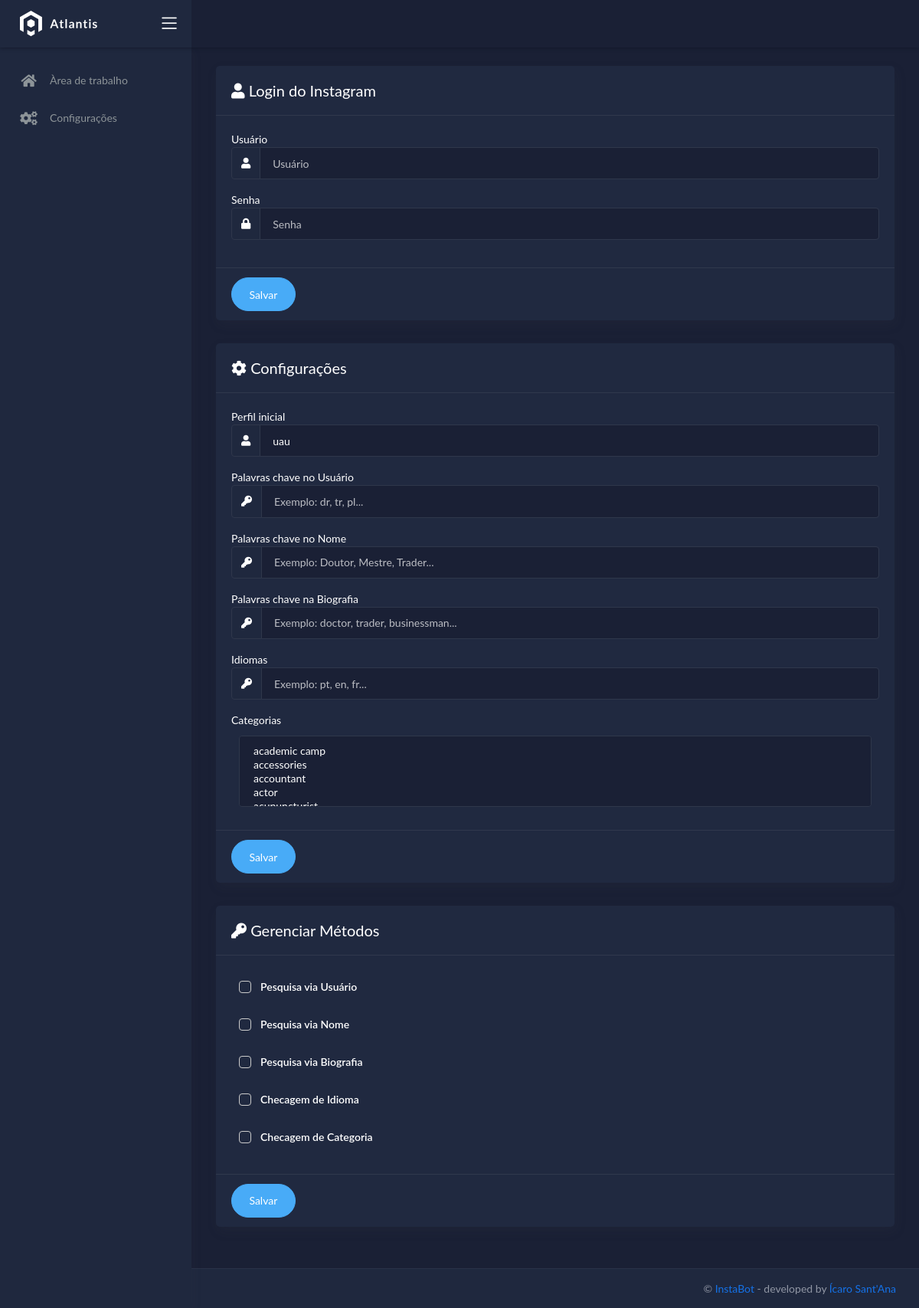
The app's page /settings, older data.
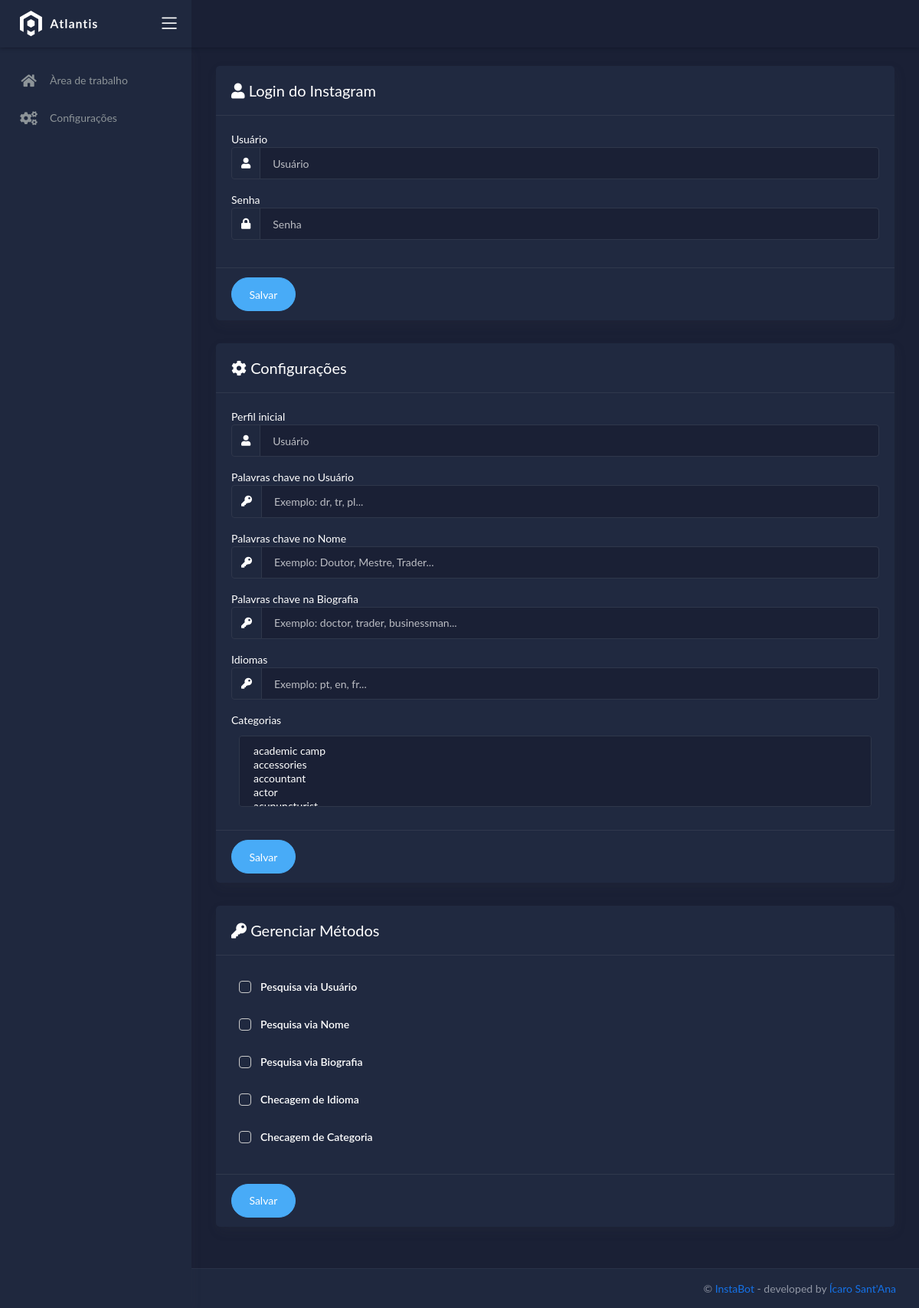
The same page, newer data.
### tables this page shows
CREATE TABLE SETTINGS
            (ID INTEGER PRIMARY KEY AUTOINCREMENT     NOT NULL,
            NAME           TEXT    NOT NULL,
            VALUE           TEXT    NOT NULL);

### run.py (the view, shortened to what this page needs)
@app.route('/settings', methods=['GET', 'POST'])
def settings():
    lista = []
    categories = open('./includes/categories.txt', 'r')
    for line in categories.readlines():
        lista.append(line.strip())
    return render_template('pages/settings.html', username=db.get('username'), password=db.get('password'), usersearch=db.get('usersearch'), userkeywords=db.get('userkeywords'), namekeywords=db.get('namekeywords'), biokeywords=db.get('biokeywords'), langkeywords=db.get('langkeywords'), categories=lista, cuser=verify(db.get('checkuser')), cname=verify(db.get('checkname')), cbio=verify(db.get('checkbio')), clang=verify(db.get('checklang')), ccategories=verify(db.get('checkcategories')))

### includes/db.py (called while the page is built)
    def get(self, name):
        try:
            lock.acquire(True)
            self.conne.execute("SELECT * FROM SETTINGS WHERE NAME = ?", [name])
            for i in self.conne.fetchall():
                return i[2]
        finally:
            lock.release()

### run.py (called while the page is built)
def verify(value):
    if value != "on":
        return ''
    else:
        return 'checked'

### templates/pages/settings.html (shortened to what this page needs)
{% extends "layouts/base.html" %}
{% block content %}
<div class="content">
    <div class="page-inner">
        <div class="row">
          <div class="col-md-12">
            <div class="card">
                <div class="card-header">
                  <h3 class="card-title"><i class="fas fa-user"></i> Login do Instagram</h3>
                </div>
                <form role="role" method="POST">
                  <div class="card-body">
                    <label>Usuário</label>
                    <div class="input-group mb-3">
                      <div class="input-group-prepend">
                        <span class="input-group-text"><i class="fas fa-user"></i></span>
                      </div>
                      <input type="user" class="form-control" name="username" placeholder="Usuário" {% if username != None %} value="{{username}}" {% endif %}  required>
                    </div>
                    <label>Senha</label>
                    <div class="input-group mb-3">
                      <div class="input-group-prepend">
                        <span class="input-group-text"><i class="fas fa-lock"></i></span>
                      </div>
                      <input type="password" class="form-control" name="password" placeholder="Senha" {% if password != None %} value="{{password}}" {% endif %} required>
                    </div>
                  </div>
                  <div class="card-footer">
                    <button type="submit" class="btn btn-round btn-info">Salvar</button>
                  </div>
                  </form>
              </div>
          </div>
          <div class="col-md-12">
            <div class="card">
                <div class="card-header">
                  <h3 class="card-title"><i class="fas fa-cog"></i> Configurações</h3>
                </div>
                <form role="role" method="POST" name='userlogin'>
                  <div class="card-body">
                    <label>Perfil inicial</label>
                    <div class="input-group mb-3">
                      <div class="input-group-prepend">
                        <span class="input-group-text"><i class="fas fa-user"></i></span>
                      </div>
                      <input class="form-control" name="usersearch" placeholder="Usuário" {% if usersearch != None %} value="{{usersearch}}" {% endif %} required>
                    </div>
                    <label>Palavras chave no Usuário</label>
                    <div class="input-group mb-3">
                      <div class="input-group-prepend">
                        <span class="input-group-text"><i class="fas fa-key"></i></span>
                      </div>
                      <input class="form-control" name="userkeywords" placeholder="Exemplo: dr, tr, pl..." {% if userkeywords != None %} value="{{userkeywords}}" {% endif %}>
                    </div>
                    <label>Palavras chave no Nome</label>
                    <div class="input-group mb-3">
                      <div class="input-group-prepend">
                        <span class="input-group-text"><i class="fas fa-key"></i></span>
                      </div>
                      <input class="form-control" name="namekeywords" placeholder="Exemplo: Doutor, Mestre, Trader..." {% if namekeywords != None %} value="{{namekeywords}}" {% endif %}>
                    </div>
                    <label>Palavras chave na Biografia</label>
                    <div class="input-group mb-3">
                      <div class="input-group-prepend">
                        <span class="input-group-text"><i class="fas fa-key"></i></span>
                      </div>
                      <input class="form-control" name="biokeywords" placeholder="Exemplo: doctor, trader, businessman..." {% if biokeywords != None %} value="{{biokeywords}}" {% endif %}>
                    </div>
                    <label>Idiomas</label>
                    <div class="input-group mb-3">
                      <div class="input-group-prepend">
                        <span class="input-group-text"><i class="fas fa-key"></i></span>
                      </div>
                      <input class="form-control" name='langkeywords' placeholder="Exemplo: pt, en, fr..." {% if langkeywords != None %} value="{{langkeywords}}" {% endif %}>
                    </div>
                    <label for="categories">Categorias</label>
                    <div class="form-group">
                      <select multiple class="form-control" name="categories">
                        {% for item in categories %}
                        <option>{{ item }}</option>
                        {% endfor %}
                      </select>
                    </div>
                  </div>
                  <div class="card-footer">
                    <button type="submit" class="btn btn-round btn-info">Salvar</button>
                  </div>
                  </form>
              </div>
          </div>
          <div class="col-md-12">
            <div class="card">
                <div class="card-header">
                  <h3 class="card-title"><i class="fas fa-key"></i> Gerenciar Métodos</h3>
                </div>
                <form role="role" method="POST">
                  <div class="card-body">
                    <div class="form-check">
                      <label class="form-check-label">
                        <span class="form-check-sign" style='color:white;'>Pesquisa via Usuário</span>
                      </label>
                    </div>
                    <div class="form-check">
                      <label class="form-check-label">
                        <span class="form-check-sign" style='color:white;'>Pesquisa via Nome</span>
                      </label>
                    </div>
                    <div class="form-check">
                      <label class="form-check-label">
                        <span class="form-check-sign" style='color:white;'>Pesquisa via Biografia</span>
                      </label>
                    </div>
                    <div class="form-check">
                      <label class="form-check-label">
                        <span class="form-check-sign" style='color:white;'>Checagem de Idioma</span>
                      </label>
                    </div>
                    <div class="form-check">
                      <label class="form-check-label">
                        <span class="form-check-sign" style='color:white;' >Checagem de Categoria</span>
                      </label>
                    </div>
                  </div>
                  <div class="card-footer">
                    <button type="submit" class="btn btn-round btn-info">Salvar</button>
                  </div>
                  </form>
              </div>
          </div>
        </div>
    </div>
</div>
{% endblock content %}

### templates/layouts/base.html (shortened to what this page needs)
<!DOCTYPE html>
<html lang="en">
<head>
	<link rel="stylesheet" href="/static/assets/css/demo.css">
	<link rel="stylesheet" href="/static/assets/css/bootstrap.min.css">
	<link rel="stylesheet" href="/static/assets/css/atlantis.min.css">
	<link rel="stylesheet" href="/static/assets/css/fonts.min.css">
	<link rel="stylesheet" href="/static/assets/css/mystyle.css">
</head>
<body data-background-color="dark">
	<div class="wrapper">
        {% include 'includes/navigation.html' %}
        {% include 'includes/sidebar.html' %}
		<div class="main-panel">
			{% block content %}{% endblock content %}
			{% include 'includes/footer.html' %}
		</div>
	</div>
</body>
</html>

### templates/includes/navigation.html (shortened to what this page needs)
		<div class="main-header">
			<div class="logo-header" data-background-color="dark2">
				<a href="/" class="logo">
					<img src="/static/assets/img/logo.svg" alt="navbar brand" class="navbar-brand">
				</a>
				<div class="nav-toggle">
					<button class="btn btn-toggle toggle-sidebar">
						<i class="icon-menu"></i>
					</button>
				</div>
			</div>
			<nav class="navbar navbar-header navbar-expand-lg" data-background-color="dark">
			</nav>
		</div>

### templates/includes/sidebar.html
		<div class="sidebar sidebar-style-2" data-background-color="dark2">
			<div class="sidebar-wrapper scrollbar scrollbar-inner">
				<div class="sidebar-content">
						<ul class="nav nav-primary">
							<li class='nav-item {% if request.endpoint == "base_app.home" %} active {% else %} has-treeview {% endif %}'>
								<a href="/home" class="nav-link">
								  <i class="nav-icon fas fa-home"></i>
								  <p>Àrea de trabalho</p>
								</a>
							  </li>
							  <li class='nav-item {% if request.endpoint == "base_app.settings" %} active {% else %} has-treeview {% endif %}'>
								<a href="/settings" class="nav-link">
								  <i class="nav-icon fas fa-cogs"></i>
								  <p>Configurações</p>
								</a>
							  </li>
						</ul>
				</div>
			</div>
		</div>

### templates/includes/footer.html
			<footer class="footer">
				<div class="container-fluid">
					<div class="copyright ml-auto">
                        &copy; <a target="_blank" href="#">InstaBot</a>
                        - developed by <a target="_blank" href="https://github.com/SmookeyDev">Ícaro Sant'Ana</a>
					</div>
				</div>
            </footer>

Row changes from the older to the newer data that the page shows:
removed SETTINGS: usersearch "uau"
